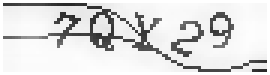
#> input picture uwsgi_/out6.png, 90 x 25 px (shown 3 times larger)
$ python skiimage.py
#> lines starting #> are read from the running program, lines starting #| are printed output that depends on the picture; after the words box and inside, x2 and y2 are one past the last pixel; in counts of white or black regions, pixels touching at a corner belong together
from skimage import io,filters,measure,morphology
import warnings
from PIL import Image
import numpy as np
from matplotlib import pyplot as plt
def skim():
    img = io.imread('out6.png',as_gray=True)  #变成灰度图
#> img is the input picture: shape (25, 90); min 41, max 255, mean 220.7
    thresh = filters.threshold_otsu(img) #自动确定二值化的阈值
#> thresh = 149
    bwimg =(img<=thresh) #留下小于阈值的部分，及黑的部分
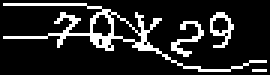
#> bwimg: shape (25, 90) bool (shown 3 times larger); 15% white in thin lines or dots, all inside (x1, y1, x2, y2) = (1, 1, 89, 24)
    b = morphology.remove_small_objects(bwimg, 20) #去掉小于40的连通域，可以先全局看看连通域的大小和位置后决定去掉的阈值
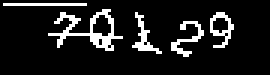
#> b: shape (25, 90) bool (shown 3 times larger); 11.3% white in thin lines or dots, all inside (x1, y1, x2, y2) = (1, 1, 78, 19)
    labels = measure.label(b)
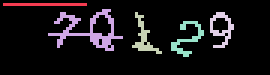
#> labels: shape (25, 90) int32 (shown 3 times larger); 6 distinct labels, from 0 to 5; one colour per label, 0 black
    label_att = measure.regionprops(labels)
#> label_att = 5 regions; box (x1, y1, x2, y2) and area: (16, 3, 41, 17) 105, (57, 7, 68, 19) 42, (44, 4, 54, 18) 40, (70, 4, 78, 16) 40, (1, 1, 29, 2) 28
    arr =[]
    for la in label_att:
        (x,y,w,h) =la.bbox
        #print((x,y,w,h))
        bei = round((h-y)/15)
        if bei >1: #宽度超过30像素的，说明有粘连，从中切开
            for i in range(bei):
                arr.append((x, y+round((h-y)/2)*i, w, y+round((h-y)/2)*(i+1)))
        elif (y>10) and (h<100) :
            arr.append((x, y, w, h))
#> this loop made 5 passes
#> (x, y, w, h, bei) on passes 1 to 5: (1, 1, 2, 29, 2), (3, 16, 17, 41, 2), (4, 44, 18, 54, 1), (4, 70, 16, 78, 1), (7, 57, 19, 68, 1)
#> after the loop, arr = [(1, 1, 2, 15), (1, 15, 2, 29), (3, 16, 17, 28), (3, 28, 17, 40), (4, 44, 18, 54), (4, 70, 16, 78), (7, 57, 19, 68)]

    b =b*img
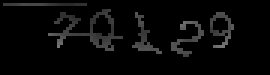
#> b: shape (25, 90) (shown 3 times larger); min 0, max 117, mean 8
    b[np.where(b != 0)] = 1
    with warnings.catch_warnings():
        warnings.simplefilter("ignore")
        fig = plt.figure()

        data = b * 255
        new_im = Image.fromarray(data.astype(np.uint8))
        new_im.save('out3.png')
        for id, (x, y, w, h) in enumerate(arr):
            roi = b[x:w,y:h]
            thr = roi.copy()
            # io.imsave('seg1-1.jpg',thr)
            ax = fig.add_subplot(1, len(arr),id+1)
            ax.imshow(thr)
#> this loop made 7 passes
    plt.show()
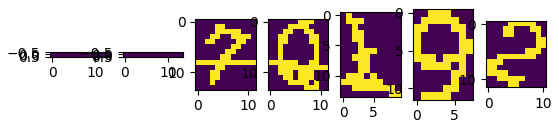
#> figure drawn by matplotlib, 7 panels

def ty():
    # for i in range(1,10):
    img = io.imread('{}.png'.format(4))
    img[np.where(img>235)] =255
    img[np.where(img < 15)] = 255
    imgray = color.rgb2gray(img)
    thresh = filters.threshold_otsu(imgray)
    # bwimg =(imgray <= thresh)
    bwimg = morphology.closing(imgray <= thresh, morphology.square(3))
    b = morphology.remove_small_objects(bwimg, 20)
    labels = measure.label(b)
    label_att = measure.regionprops(labels)
    arr =[]

    for la in label_att:
        (x, y, w, h) = la.bbox
        bei = round((h - y) / 15)
        if bei > 1:
            for i in range(bei):
                arr.append((x, y + round((h - y) / 2) * i, w, y + round((h - y) / 2) * (i + 1)))
        elif (y > 10) and (h < 100) :
            arr.append((x, y, w, h))
            if (len(arr)>1) and (h-y)<12 and (arr[-2][3]-arr[-2][1] <12): #干扰线去狠了导致断开验证码断开了要拼接一下
                arr[-1] = ((x, arr[-2][1], w, h))
                del arr[-2]

    b = b * imgray
    b[np.where(b != 0)] = 1
    with warnings.catch_warnings():
        warnings.simplefilter("ignore")
        fig = plt.figure()
        for id, (x, y, w, h) in enumerate(arr):
            roi = b[x:w, y:h]
            thr = roi.copy()
            # io.imsave('new{}-{}.png'.format(1,id+1), thr)
            ax = fig.add_subplot(1, len(arr), id + 1)
            ax.imshow(thr)
        plt.show()
skim()
